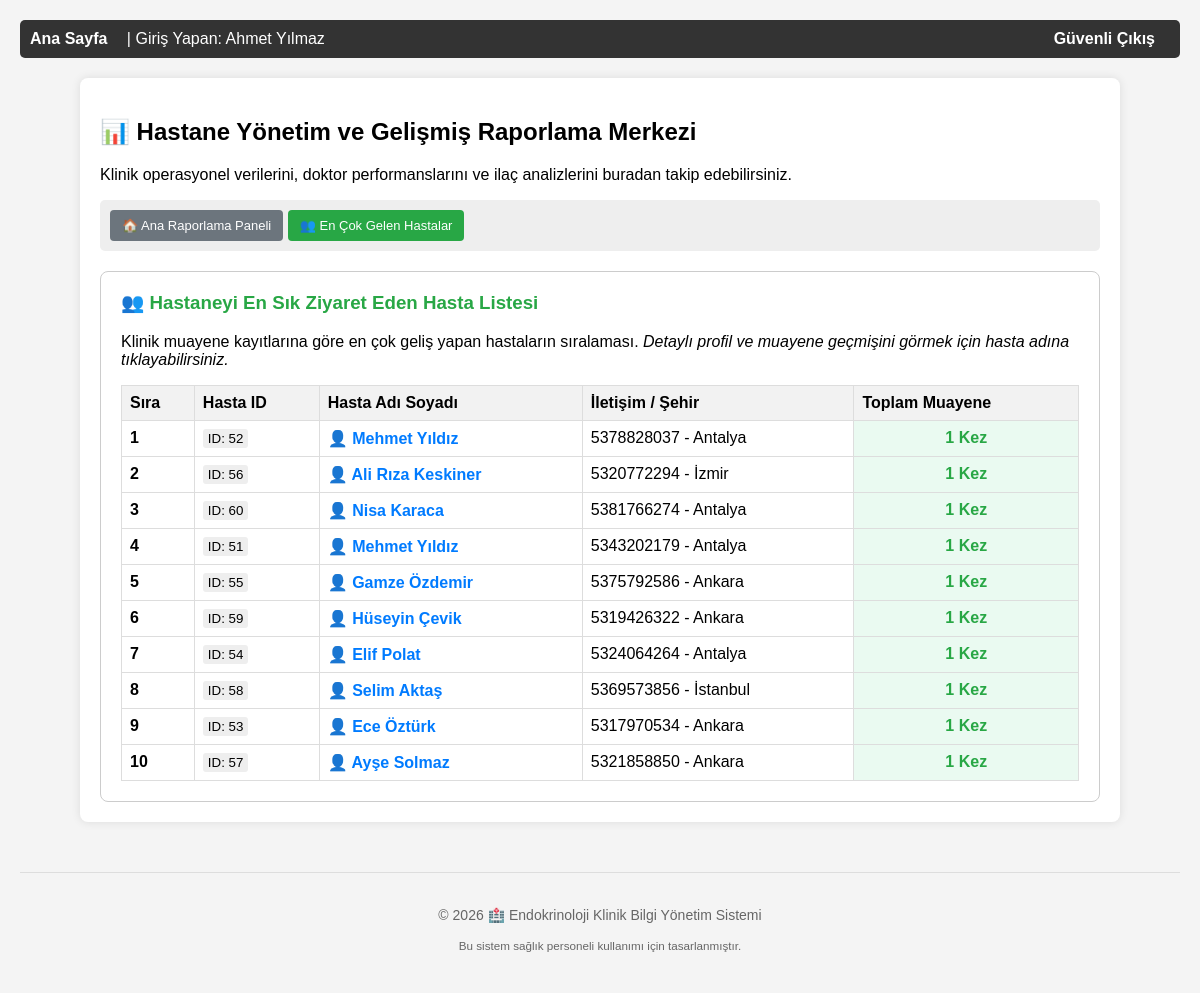
The page /admin.php?view=en_cok_gelenler (signed in) on the database its author committed.
### tables this page shows
CREATE TABLE `users` (
  `id` int(11) NOT NULL,
  `role_id` int(11) DEFAULT NULL,
  `username` varchar(50) DEFAULT NULL,
  `password` varchar(255) DEFAULT NULL,
  `full_name` varchar(100) DEFAULT NULL,
  `phone` varchar(20) DEFAULT NULL,
  `city` varchar(50) DEFAULT NULL,
  `district` varchar(50) DEFAULT NULL
);

### admin.php (the view, shortened to what this page needs)
<?php
include 'header.php';
require_once 'db.php';
$view = isset($_GET['view']) ? $_GET['view'] : 'dashboard';
?>
<div class="container">
    <h2>📊 Hastane Yönetim ve Gelişmiş Raporlama Merkezi</h2>
    <p>Klinik operasyonel verilerini, doktor performanslarını ve ilaç analizlerini buradan takip edebilirsiniz.</p>
    <div style="margin-bottom: 20px; background: #eee; padding: 10px; border-radius: 5px;">
        <a href="admin.php" class="btn btn-blue" style="background: #6c757d; font-size: 13px;">🏠 Ana Raporlama Paneli</a>
        <a href="admin.php?view=en_cok_gelenler" class="btn btn-blue" style="background: #28a745; font-size: 13px;">👥 En Çok Gelen Hastalar</a>
    </div>
    <?php
    if ($view == 'en_cok_gelenler'):
        $patient_ranks = $pdo->query("
            SELECT u.id, u.full_name, u.phone, u.city, COUNT(v.id) as gelis_sayisi
            FROM users u
            JOIN visits v ON u.id = v.patient_id
            WHERE u.role_id = 6
            GROUP BY u.id
            ORDER BY gelis_sayisi DESC
        ")->fetchAll();
    ?>
        <div style="background: #fff; padding: 20px; border: 1px solid #ccc; border-radius: 8px;">
            <h3 style="color: #28a745; margin-top:0;">👥 Hastaneyi En Sık Ziyaret Eden Hasta Listesi</h3>
            <p>Klinik muayene kayıtlarına göre en çok geliş yapan hastaların sıralaması. <i>Detaylı profil ve muayene geçmişini görmek için hasta adına tıklayabilirsiniz.</i></p>
            <table>
                <thead>
                    <tr>
                        <th>Sıra</th>
                        <th>Hasta ID</th>
                        <th>Hasta Adı Soyadı</th>
                        <th>İletişim / Şehir</th>
                        <th>Toplam Muayene</th>
                    </tr>
                </thead>
                <tbody>
                    <?php
                    $sira = 1;
                    foreach($patient_ranks as $pr):
                    ?>
                    <tr>
                        <td><b><?php echo $sira++; ?></b></td>
                        <td><small style="background:#eee; padding:2px 5px; border-radius:3px;">ID: <?php echo $pr['id']; ?></small></td>
                        <td>
                            <a href="admin.php?view=hasta_vizit_detay&patient_id=<?php echo $pr['id']; ?>" style="color: #007bff; font-weight: bold; text-decoration: none;">
                                👤 <?php echo htmlspecialchars($pr['full_name']); ?>
                            </a>
                        </td>
                        <td><?php echo htmlspecialchars($pr['phone'] . " - " . $pr['city']); ?></td>
                        <td style="background: #eafaf1; text-align: center; font-weight: bold; color: #28a745;"><?php echo $pr['gelis_sayisi']; ?> Kez</td>
                    </tr>
                    <?php endforeach; ?>
                </tbody>
            </table>
        </div>
    <?php
    endif; ?>
</div>
<?php include 'footer.php'; ?>

### header.php (style rules this page uses)
body { font-family: sans-serif; background-color: #f4f4f4; margin: 0; padding: 20px; }
.container { background: white; padding: 20px; border-radius: 8px; box-shadow: 0 0 10px rgba(0,0,0,0.1); max-width: 1000px; margin: auto; }
table { width: 100%; border-collapse: collapse; margin-top: 10px; }
table, th, td { border: 1px solid #ddd; padding: 8px; text-align: left; }
th { background-color: #f2f2f2; }
.btn { padding: 8px 12px; text-decoration: none; border-radius: 4px; border: none; cursor: pointer; display: inline-block; }
.btn-blue { background: #007bff; color: white; }

### rows shown on the page
users: id "52", full_name "Mehmet Yıldız", phone+city "5378828037 - Antalya", gelis_sayisi "1"
users: id "56", full_name "Ali Rıza Keskiner", phone+city "5320772294 - İzmir", gelis_sayisi "1"
users: id "60", full_name "Nisa Karaca", phone+city "5381766274 - Antalya", gelis_sayisi "1"
users: id "51", full_name "Mehmet Yıldız", phone+city "5343202179 - Antalya", gelis_sayisi "1"
users: id "55", full_name "Gamze Özdemir", phone+city "5375792586 - Ankara", gelis_sayisi "1"
users: id "59", full_name "Hüseyin Çevik", phone+city "5319426322 - Ankara", gelis_sayisi "1"
users: id "54", full_name "Elif Polat", phone+city "5324064264 - Antalya", gelis_sayisi "1"
users: id "58", full_name "Selim Aktaş", phone+city "5369573856 - İstanbul", gelis_sayisi "1"
users: id "53", full_name "Ece Öztürk", phone+city "5317970534 - Ankara", gelis_sayisi "1"
users: id "57", full_name "Ayşe Solmaz", phone+city "5321858850 - Ankara", gelis_sayisi "1"

### other values the page prints
$_SESSION['full_name'] "Ahmet Yılmaz"
